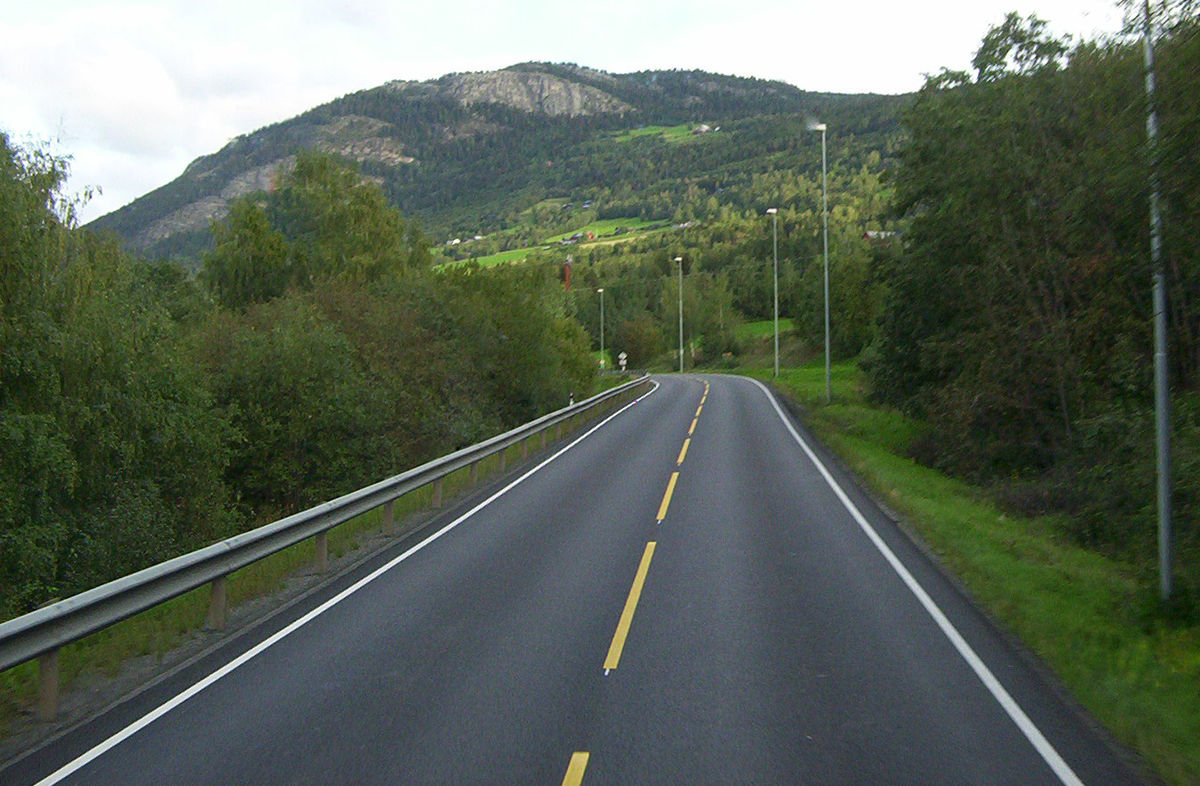
#> input picture Task-3/Probabilistic_Hough_Transform/images/road.jpg, 1200 x 786 px
$ python p_hough.py
#> lines starting #> are read from the running program, lines starting #| are printed output that depends on the picture; after the words box and inside, x2 and y2 are one past the last pixel; in counts of white or black regions, pixels touching at a corner belong together
import cv2
import numpy as np
img = cv2.imread('images/road.jpg')
#> img is the input picture: shape (786, 1200, 3); mean B, G, R 87, 99.6, 89.3
gray = cv2.cvtColor(img, cv2.COLOR_BGR2GRAY)
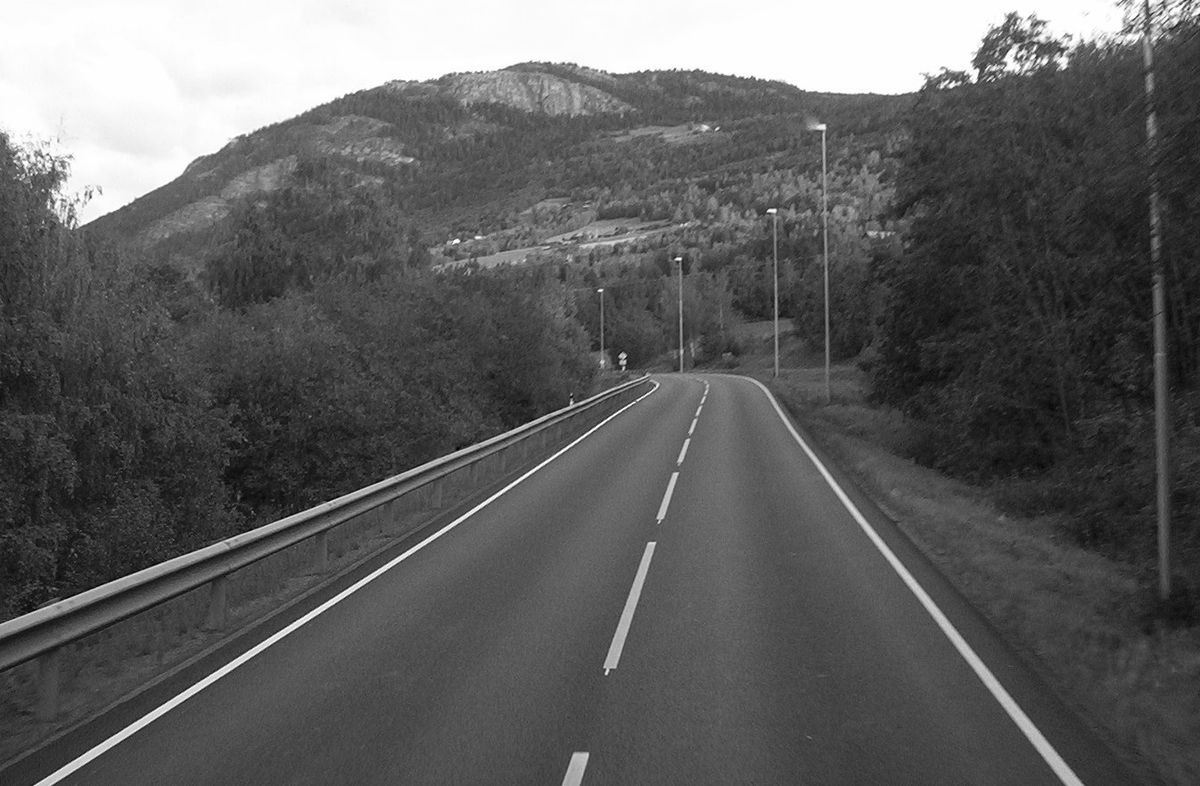
#> gray: shape (786, 1200); min 0, max 255, mean 95.1
edges = cv2.Canny(gray,50,150,apertureSize = 3)
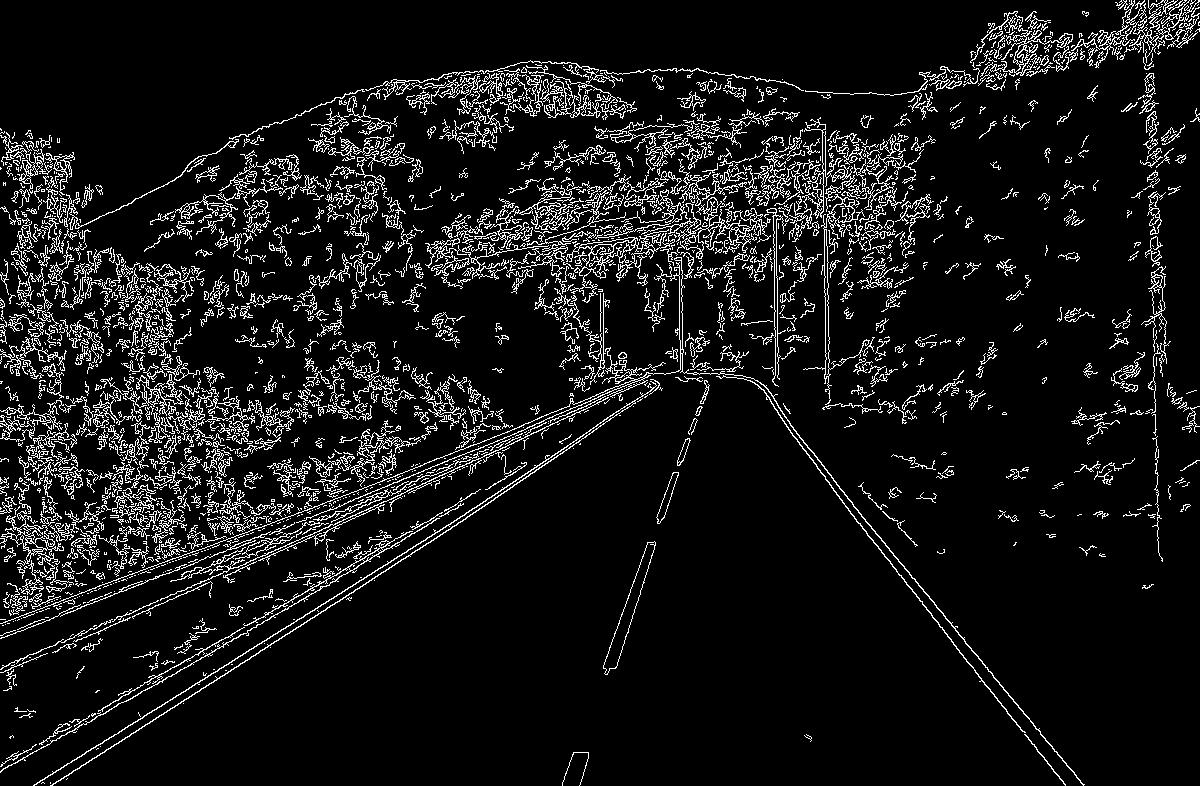
#> edges: shape (786, 1200); 8.6% white in thin lines or dots
# cv2.imshow('edges', edges)
lines = cv2.HoughLinesP(edges,1,np.pi/180,100,minLineLength=50,maxLineGap=10)
#> lines = 661 rows, first 6: [33, 785, 425, 540], [52, 785, 310, 618], [163, 714, 493, 500], [0, 766, 280, 605], [355, 515, 646, 380], [176, 666, 455, 505]
for line in lines:
    x1,y1,x2,y2 = line[0]
    cv2.line(img,(x1,y1),(x2,y2),(0,255,0),2)
#> this loop made 661 passes
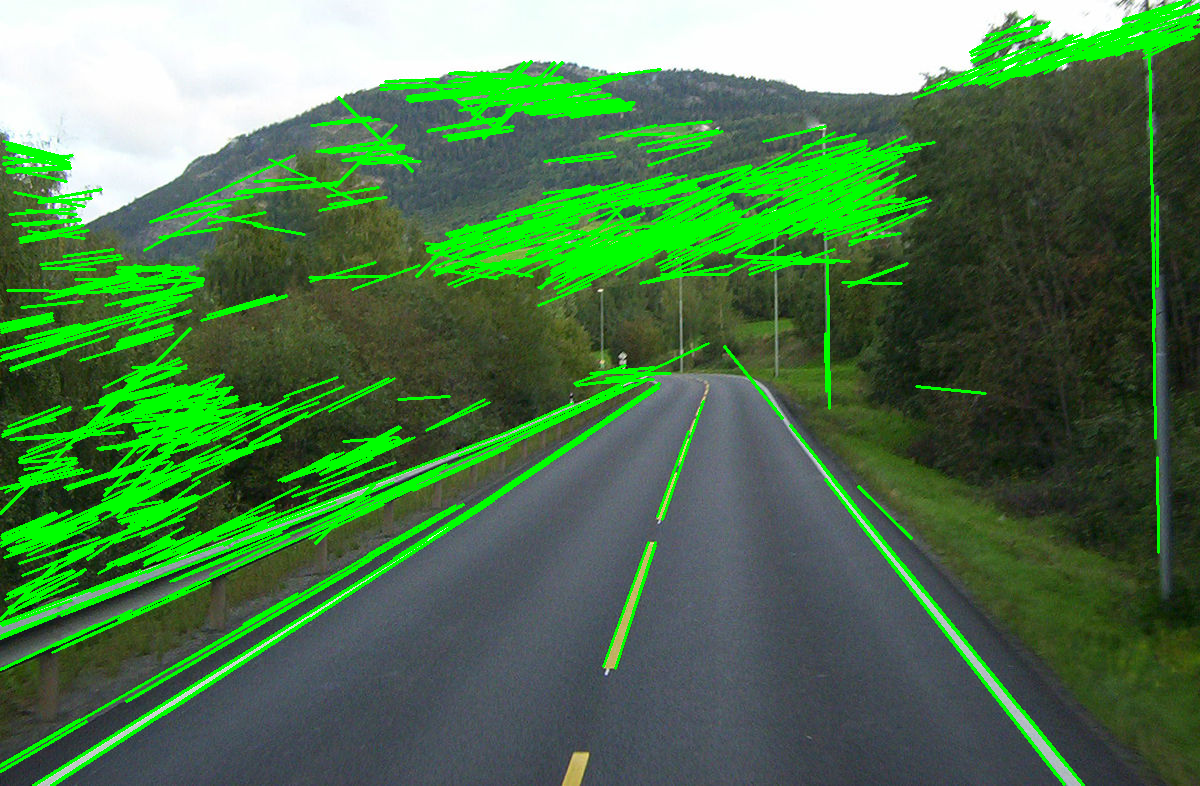
#> img: shape (786, 1200, 3); 13.12% of pixels changed, all inside (x1, y1, x2, y2) = (0, 0, 1200, 786)

cv2.imshow('image', img)
cv2.waitKey(0)
cv2.destroyAllWindows()
